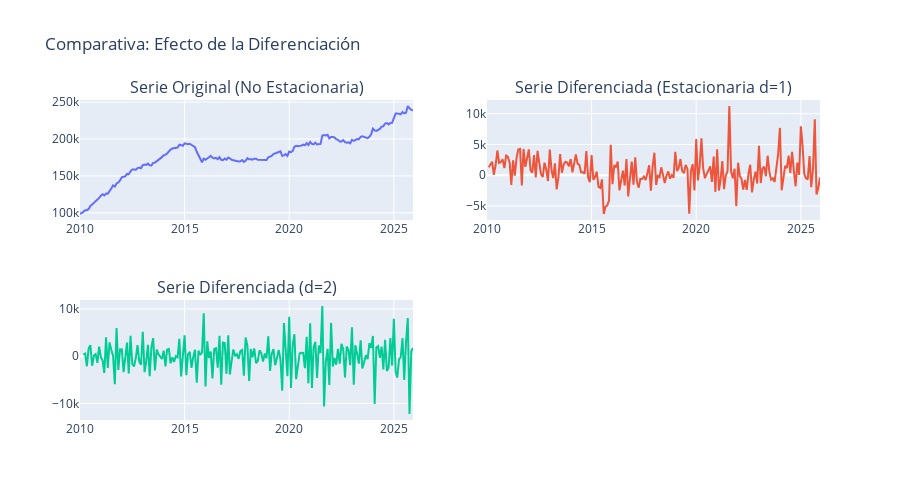

Notebook code cell kept with this figure:
### Code cell
# @title Prueba de Dickey-Fuller y Diferenciación
def check_stationarity(series, title="Serie Original"):
    result = adfuller(series.dropna())
    print(f'ADF Test: {title}')
    print(f'Estadístico ADF: {result[0]:.4f}')
    print(f'p-value: {result[1]:.4f}')
    is_stationary = result[1] < 0.05
    print(f"¿Es estacionaria? {'SÍ' if is_stationary else 'NO'}\n")
    return is_stationary

# 1. Revisamos la serie original
check_stationarity(df['value'], "Nivel Original")

# 2. Aplicamos Primera Diferencia (d=1)
df['diff_1'] = df['value'].diff()

# 3. Revisamos la serie diferenciada
check_stationarity(df['diff_1'], "Primera Diferencia (d=1)")

# 4. Aplicamos Segunda Diferencia (d=2)
df['diff_2'] = df['diff_1'].diff()

# 5. Revisamos la serie diferenciada (d=2)
check_stationarity(df['diff_2'], "Segunda Diferencia (d=2)")

# Creamos una figura con 2 columnas (Subplots)
fig = make_subplots(
    rows=2, cols=2,
    subplot_titles=("Serie Original (No Estacionaria)", "Serie Diferenciada (Estacionaria d=1)", "Serie Diferenciada (d=2)")
)

# Gráfico 1: Serie Original
fig.add_trace(
    go.Scatter(x=df.index, y=df['value'], name='Original'),
    row=1, col=1
)

# Gráfico 2: Serie Diferenciada
fig.add_trace(
    go.Scatter(x=df.index, y=df['diff_1'], name='Diferenciada'),
    row=1, col=2
)

# Gráfico 2: Serie Diferenciada
fig.add_trace(
    go.Scatter(x=df.index, y=df['diff_2'], name='Diferenciada (2)'),
    row=2, col=1
)

# Ajustes de diseño
fig.update_layout(
    title_text="Comparativa: Efecto de la Diferenciación",
    showlegend=False, # Ocultamos leyenda
    height=500
)

fig.show()

### Figure 1 — Plotly figure (JSON) as saved in the notebook; plotly's stock layout.template omitted (floating-point values rounded to 4 significant figures; data arrays with more than 128 entries replaced by an {"elided": "..."} marker saying what was removed)
{"data": [{"name": "Original", "type": "scatter", "x": {"elided": "192 str values"}, "xaxis": "x", "y": {"elided": "192 float values"}, "yaxis": "y"}, {"name": "Diferenciada", "type": "scatter", "x": {"elided": "192 str values"}, "xaxis": "x2", "y": {"elided": "192 float values"}, "yaxis": "y2"}, {"name": "Diferenciada (2)", "type": "scatter", "x": {"elided": "192 str values"}, "xaxis": "x3", "y": {"elided": "192 float values"}, "yaxis": "y3"}], "layout": {"annotations": [{"font": {"size": 16}, "showarrow": false, "text": "Serie Original (No Estacionaria)", "x": 0.225, "xanchor": "center", "xref": "paper", "y": 1, "yanchor": "bottom", "yref": "paper"}, {"font": {"size": 16}, "showarrow": false, "text": "Serie Diferenciada (Estacionaria d=1)", "x": 0.775, "xanchor": "center", "xref": "paper", "y": 1, "yanchor": "bottom", "yref": "paper"}, {"font": {"size": 16}, "showarrow": false, "text": "Serie Diferenciada (d=2)", "x": 0.225, "xanchor": "center", "xref": "paper", "y": 0.375, "yanchor": "bottom", "yref": "paper"}], "height": 500, "showlegend": false, "title": {"text": "Comparativa: Efecto de la Diferenciación"}, "xaxis": {"anchor": "y", "domain": [0, 0.45]}, "xaxis2": {"anchor": "y2", "domain": [0.55, 1]}, "xaxis3": {"anchor": "y3", "domain": [0, 0.45]}, "xaxis4": {"anchor": "y4", "domain": [0.55, 1]}, "yaxis": {"anchor": "x", "domain": [0.625, 1]}, "yaxis2": {"anchor": "x2", "domain": [0.625, 1]}, "yaxis3": {"anchor": "x3", "domain": [0, 0.375]}, "yaxis4": {"anchor": "x4", "domain": [0, 0.375]}}}
